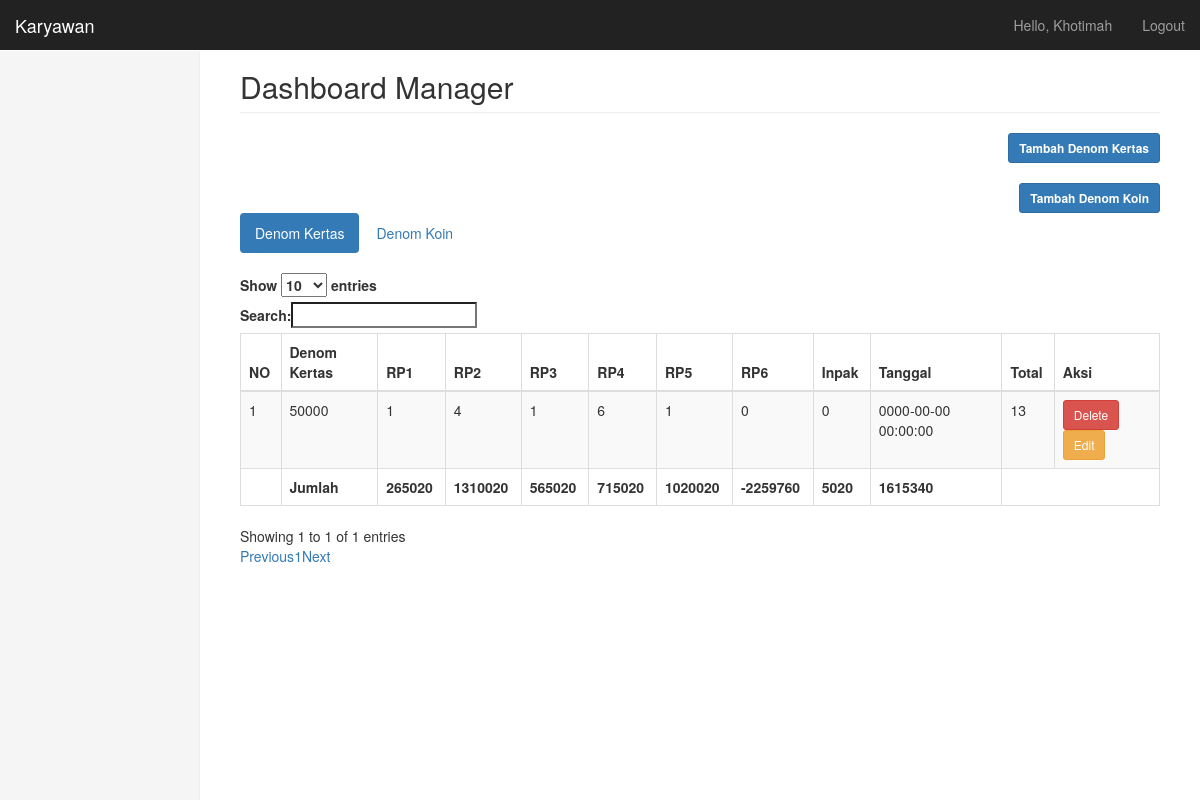
Screenshot of /dashboard_karyawan.php (signed in) with the database file from the repository.
### tables this page shows
CREATE TABLE `denom_kertas` (
  `id_denom_kertas` int(12) NOT NULL,
  `denom_kertas` bigint(12) NOT NULL,
  `id_users` int(22) NOT NULL,
  `rp1` int(12) NOT NULL,
  `rp2` int(12) NOT NULL,
  `rp3` int(12) NOT NULL,
  `rp4` int(12) NOT NULL,
  `rp5` int(12) NOT NULL,
  `rp6` int(12) NOT NULL,
  `inpak` int(11) NOT NULL,
  `created_at` datetime NOT NULL,
  `updated_at` datetime NOT NULL
);

### dashboard_karyawan.php (the view, shortened to what this page needs)
<?php
    include 'koneksi.php';
    ?>
<!DOCTYPE html>
<html lang="en">
<head>
    <link href="css/bootstrap.min.css" rel="stylesheet">
    <link href="css/dashboard.css" rel="stylesheet">
    <link href="https://cdn.datatables.net/1.10.22/css/dataTables.bootstrap.min.css" rel="stylesheet" type="text/css" />
    <link href="css/dataTables.tableTools.min.css" rel="stylesheet" type="text/css" />
</head>
<body>
    <nav class="navbar navbar-inverse navbar-fixed-top">
        <div class="container-fluid">
            <div class="navbar-header">
                <a class="navbar-brand" href="#">Karyawan</a>
            </div>
            <div id="navbar" class="navbar-collapse collapse">
                <ul class="nav navbar-nav navbar-right">
                    <li><a href="#"><?php echo "Hello, ".ucwords($_SESSION['user']);?></a></li>
                    <li><a href="logout.php">Logout</a></li>
                </ul>
            </div>
        </div>
    </nav>
    <div class="container-fluid">
        <div class="row">
            <div class="col-sm-3 col-md-2 sidebar">
            </div>
            <div class="col-sm-9 col-sm-offset-3 col-md-10 col-md-offset-2 main">
                <h2 class="page-header">Dashboard <?php echo ucfirst($_SESSION['level']);?></h2>
                <div class="row">
                    <div class="col-lg-12">
                        <div class="button">
                            <button class="btn btn-sm btn-primary pull-right" data-toggle="modal" data-target="#modalKertas" style="font-weight: bold;">Tambah Denom Kertas</button>
                        </div>
                    </div>
                </div><br>
                <div class="row">
                    <div class="col-lg-12">
                        <div class="button">
                            <button class="btn btn-sm btn-primary pull-right" data-toggle="modal" data-target="#modalKoin" style="font-weight: bold;">Tambah Denom Koin</button>
                        </div>
                    </div>
                </div>
                <div class="row">
                    <div class="col-lg-12">
                        <div id="exTab1">
                            <ul class="nav nav-pills">
                                <li class="active">
                                    <a href="#1a" data-toggle="tab">Denom Kertas</a>
                                </li>
                                <li>
                                    <a href="#2a" data-toggle="tab">Denom Koin</a>
                                </li>
                            </ul>
                            <br/>
                            <div class="tab-content clearfix">
                                <div class="tab-pane active table-responsive" id="1a">
                                    <table id="denomKertas" class="table table-bordered table-striped dataTable">
                                        <thead>
                                            <tr role="row">
                                                <th>NO</th>
                                                <th>Denom Kertas</th>
                                                <th>RP1</th>
                                                <th>RP2</th>
                                                <th>RP3</th>
                                                <th>RP4</th>
                                                <th>RP5</th>
                                                <th>RP6</th>
                                                <th>Inpak</th>
                                                <th>Tanggal</th>
                                                <th>Total</th>
                                                <th>Aksi</th>
                                            </tr>
                                        </thead>
                                        <tbody>
                                        <?php
                                        $results = $mysqli->query("SELECT * FROM denom_kertas INNER JOIN user on denom_kertas.id_users = user.id_user WHERE user.id_user =$_SESSION[id_user]");
                                        if ($results->num_rows > 0) {
                                            $no = 1;
                                            while ($row = $results->fetch_assoc()) {
                                            ?>
                                            <tr>
                                                <td><?php echo $no++; ?></td>
                                                <td><?= $row['denom_kertas'] ?></td>
                                                <td><?= $row['rp1'] ?></td>
                                                <td><?= $row['rp2'] ?></td>
                                                <td><?= $row['rp3'] ?></td>
                                                <td><?= $row['rp4'] ?></td>
                                                <td><?= $row['rp5'] ?></td>
                                                <td><?= $row['rp6'] ?></td>
                                                <td><?= $row['inpak'] ?></td>
                                                <td><?= $row['created_at'] ?></td>
                                                <td>
                                                <?php
                                                $total_satu_baris = $mysqli->query("SELECT SUM(rp1)+SUM(rp2)+SUM(rp3)+SUM(rp4)+SUM(rp5)+SUM(rp6) as Total FROM denom_kertas WHERE id_denom_kertas= '".$row['id_denom_kertas']."'");
                                                $data_total_satu_baris = $total_satu_baris->fetch_assoc();
                                                foreach ($data_total_satu_baris as $key => $value) {
                                                    echo $value;
                                                }
                                                ?>
                                                </td>
                                                <td>
                                                    <a class="btn btn-sm btn-danger" href="denom_kertas_process/process_delete_kertas.php?id_denom_kertas=<?= $row['id_denom_kertas']?>">Delete</a>
                                                    <a class="btn btn-sm btn-warning" href="edit_denom_kertas.php?id_denom_kertas=<?= $row['id_denom_kertas']?>">Edit</a>
                                                </td>
                                            </tr>
                                            <?php
                                            }
                                        }
                                        ?>
                                        </tbody>
                                        <tfoot>
                                            <tr role="row">
                                                <th></th>
                                                <th>Jumlah</th>
                                                <th>
                                                    <?php
                                                        $jumlah_per_rp1 = $mysqli->query("SELECT SUM(denom_kertas * rp1) AS JumlahRp1 FROM denom_kertas");
                                                        $resultKertas1 = $jumlah_per_rp1->fetch_assoc();
                                                        print_r($resultKertas1['JumlahRp1']);
                                                        ?>
                                                </th>
                                                <th>
                                                    <?php
                                                        $jumlah_per_rp2 = $mysqli->query("SELECT SUM(denom_kertas * rp2) AS JumlahRp2 FROM denom_kertas");
                                                        $resultKertas2 = $jumlah_per_rp2->fetch_assoc();
                                                        print_r($resultKertas2['JumlahRp2']);
                                                        ?>
                                                </th>
                                                <th>
                                                    <?php
                                                        $jumlah_per_rp3 = $mysqli->query("SELECT SUM(denom_kertas * rp3) AS JumlahRp3 FROM denom_kertas");
                                                        $resultKertas3 = $jumlah_per_rp3->fetch_assoc();
                                                        print_r($resultKertas3['JumlahRp3']);
                                                        ?>
                                                </th>
                                                <th>
                                                    <?php
                                                        $jumlah_per_rp4 = $mysqli->query("SELECT SUM(denom_kertas * rp4) AS JumlahRp4 FROM denom_kertas");
                                                        $resultKertas4 = $jumlah_per_rp4->fetch_assoc();
                                                        print_r($resultKertas4['JumlahRp4']);
                                                        ?>
                                                </th>
                                                <th>
                                                    <?php
                                                        $jumlah_per_rp5 = $mysqli->query("SELECT SUM(denom_kertas * rp5) AS JumlahRp5 FROM denom_kertas");
                                                        $resultKertas5 = $jumlah_per_rp5->fetch_assoc();
                                                        print_r($resultKertas5['JumlahRp5']);
                                                        ?>
                                                </th>
                                                <th>
                                                    <?php
                                                        $jumlah_per_rp6 = $mysqli->query("SELECT SUM(denom_kertas * rp6) AS JumlahRp6 FROM denom_kertas");
                                                        $resultKertas6 = $jumlah_per_rp6->fetch_assoc();
                                                        print_r($resultKertas6['JumlahRp6']);
                                                        ?>
                                                </th>
                                                <th>
                                                    <?php
                                                        $inpak = $mysqli->query("SELECT SUM(denom_kertas * inpak) AS Inpak FROM denom_kertas");
                                                        $resultInpakKertas = $inpak->fetch_assoc();
                                                        print_r($resultInpakKertas['Inpak']);
                                                        ?>
                                                </th>
                                                <th>
                                                    <?php
                                                        $total_denom_kertas = $mysqli->query("SELECT SUM(denom_kertas * rp1)+SUM(denom_kertas * rp2)+SUM(denom_kertas * rp3)+SUM(denom_kertas * rp4)+SUM(denom_kertas * rp5)+SUM(denom_kertas * rp6) AS Total FROM denom_kertas");
                                                        $result_kertas = $total_denom_kertas->fetch_assoc();
                                                        print_r($result_kertas['Total']);
                                                        ?>
                                                </th>
                                            </tr>
                                        </tfoot>
                                    </table>
                                </div>
                                                    <?php
                                                        $denom_koin_1 = $mysqli->query("SELECT SUM(denom_koin * rp1) AS JumlahRp1 FROM denom_koin");
                                                        $resultkoin1 = $denom_koin_1->fetch_assoc();
                                                        print_r($resultkoin1['JumlahRp1']);
                                                        ?>
                                                    <?php
                                                        $denom_koin_2 = $mysqli->query("SELECT SUM(denom_koin * rp2) AS JumlahRp2 FROM denom_koin");
                                                        $resultKoin2 = $denom_koin_2->fetch_assoc();
                                                        print_r($resultKoin2['JumlahRp2']);
                                                        ?>
                                                    <?php
                                                        $denom_koin_3 = $mysqli->query("SELECT SUM(denom_koin * rp3) AS JumlahRp3 FROM denom_koin");
                                                        $resultKoin3 = $denom_koin_3->fetch_assoc();
                                                        print_r($resultKoin3['JumlahRp3']);
                                                        ?>
                                                    <?php
                                                        $denom_koin_4 = $mysqli->query("SELECT SUM(denom_koin * rp4) AS JumlahRp4 FROM denom_koin");
                                                        $resultKoin4 = $denom_koin_4->fetch_assoc();
                                                        print_r($resultKoin4['JumlahRp4']);
                                                        ?>
                                                    <?php
                                                        $denom_koin_5 = $mysqli->query("SELECT SUM(denom_koin * rp5) AS JumlahRp5 FROM denom_koin");
                                                        $resultKoin5 = $denom_koin_5->fetch_assoc();
                                                        print_r($resultKoin5['JumlahRp5']);
                                                        ?>
                                                    <?php
                                                        $denom_koin_6 = $mysqli->query("SELECT SUM(denom_koin * rp6) AS JumlahRp6 FROM denom_koin");
                                                        $resultKoin6 = $denom_koin_6->fetch_assoc();
                                                        print_r($resultKoin6['JumlahRp6']);
                                                        ?>
                                                    <?php
                                                        $inpak = $mysqli->query("SELECT SUM(denom_koin * inpak) AS Inpak FROM denom_koin");
                                                        $resultInpakKoin = $inpak->fetch_assoc();
                                                        print_r($resultInpakKoin['Inpak']);
                                                        ?>
                                                    <?php
                                                        $total_denom_koin = $mysqli->query("SELECT SUM(denom_koin * rp1)+SUM(denom_koin * rp2)+SUM(denom_koin * rp3)+SUM(denom_koin * rp4)+SUM(denom_koin * rp5)+SUM(denom_koin * rp6) AS Total FROM denom_koin");
                                                        $result_koin = $total_denom_koin->fetch_assoc();
                                                        print_r($result_koin['Total']);
                                                        ?>
                            </div>
                        </div>
                    </div>
                </div>
                <br>
            </div>
        </div>
    </div>
</body>
</html>

### css/dashboard.css (style rules this page uses)
body { padding-top: 50px; }
.navbar-fixed-top { border: 0; }
.sidebar { display: none; }
@media (min-width: 768px) { .sidebar { position: fixed; top: 51px; bottom: 0; left: 0; z-index: 1000; display: block; padding: 20px; overflow-x: hidden; overflow-y: auto; background-color: #f5f5f5; border-right: 1px solid #eee; } }
.main { padding: 20px; }
@media (min-width: 768px) { .main { padding-right: 40px; padding-left: 40px; } }
.main .page-header { margin-top: 0; }

### rows the page displays
denom_kertas: denom_kertas "50000", rp1 "1", rp2 "4", rp3 "1", rp4 "6", rp5 "1", rp6 "0", inpak "0", created_at "0000-00-00 00:00:00", value "13"

### other values shown
$_SESSION['user'] "Khotimah"
$_SESSION['level'] "Manager"
